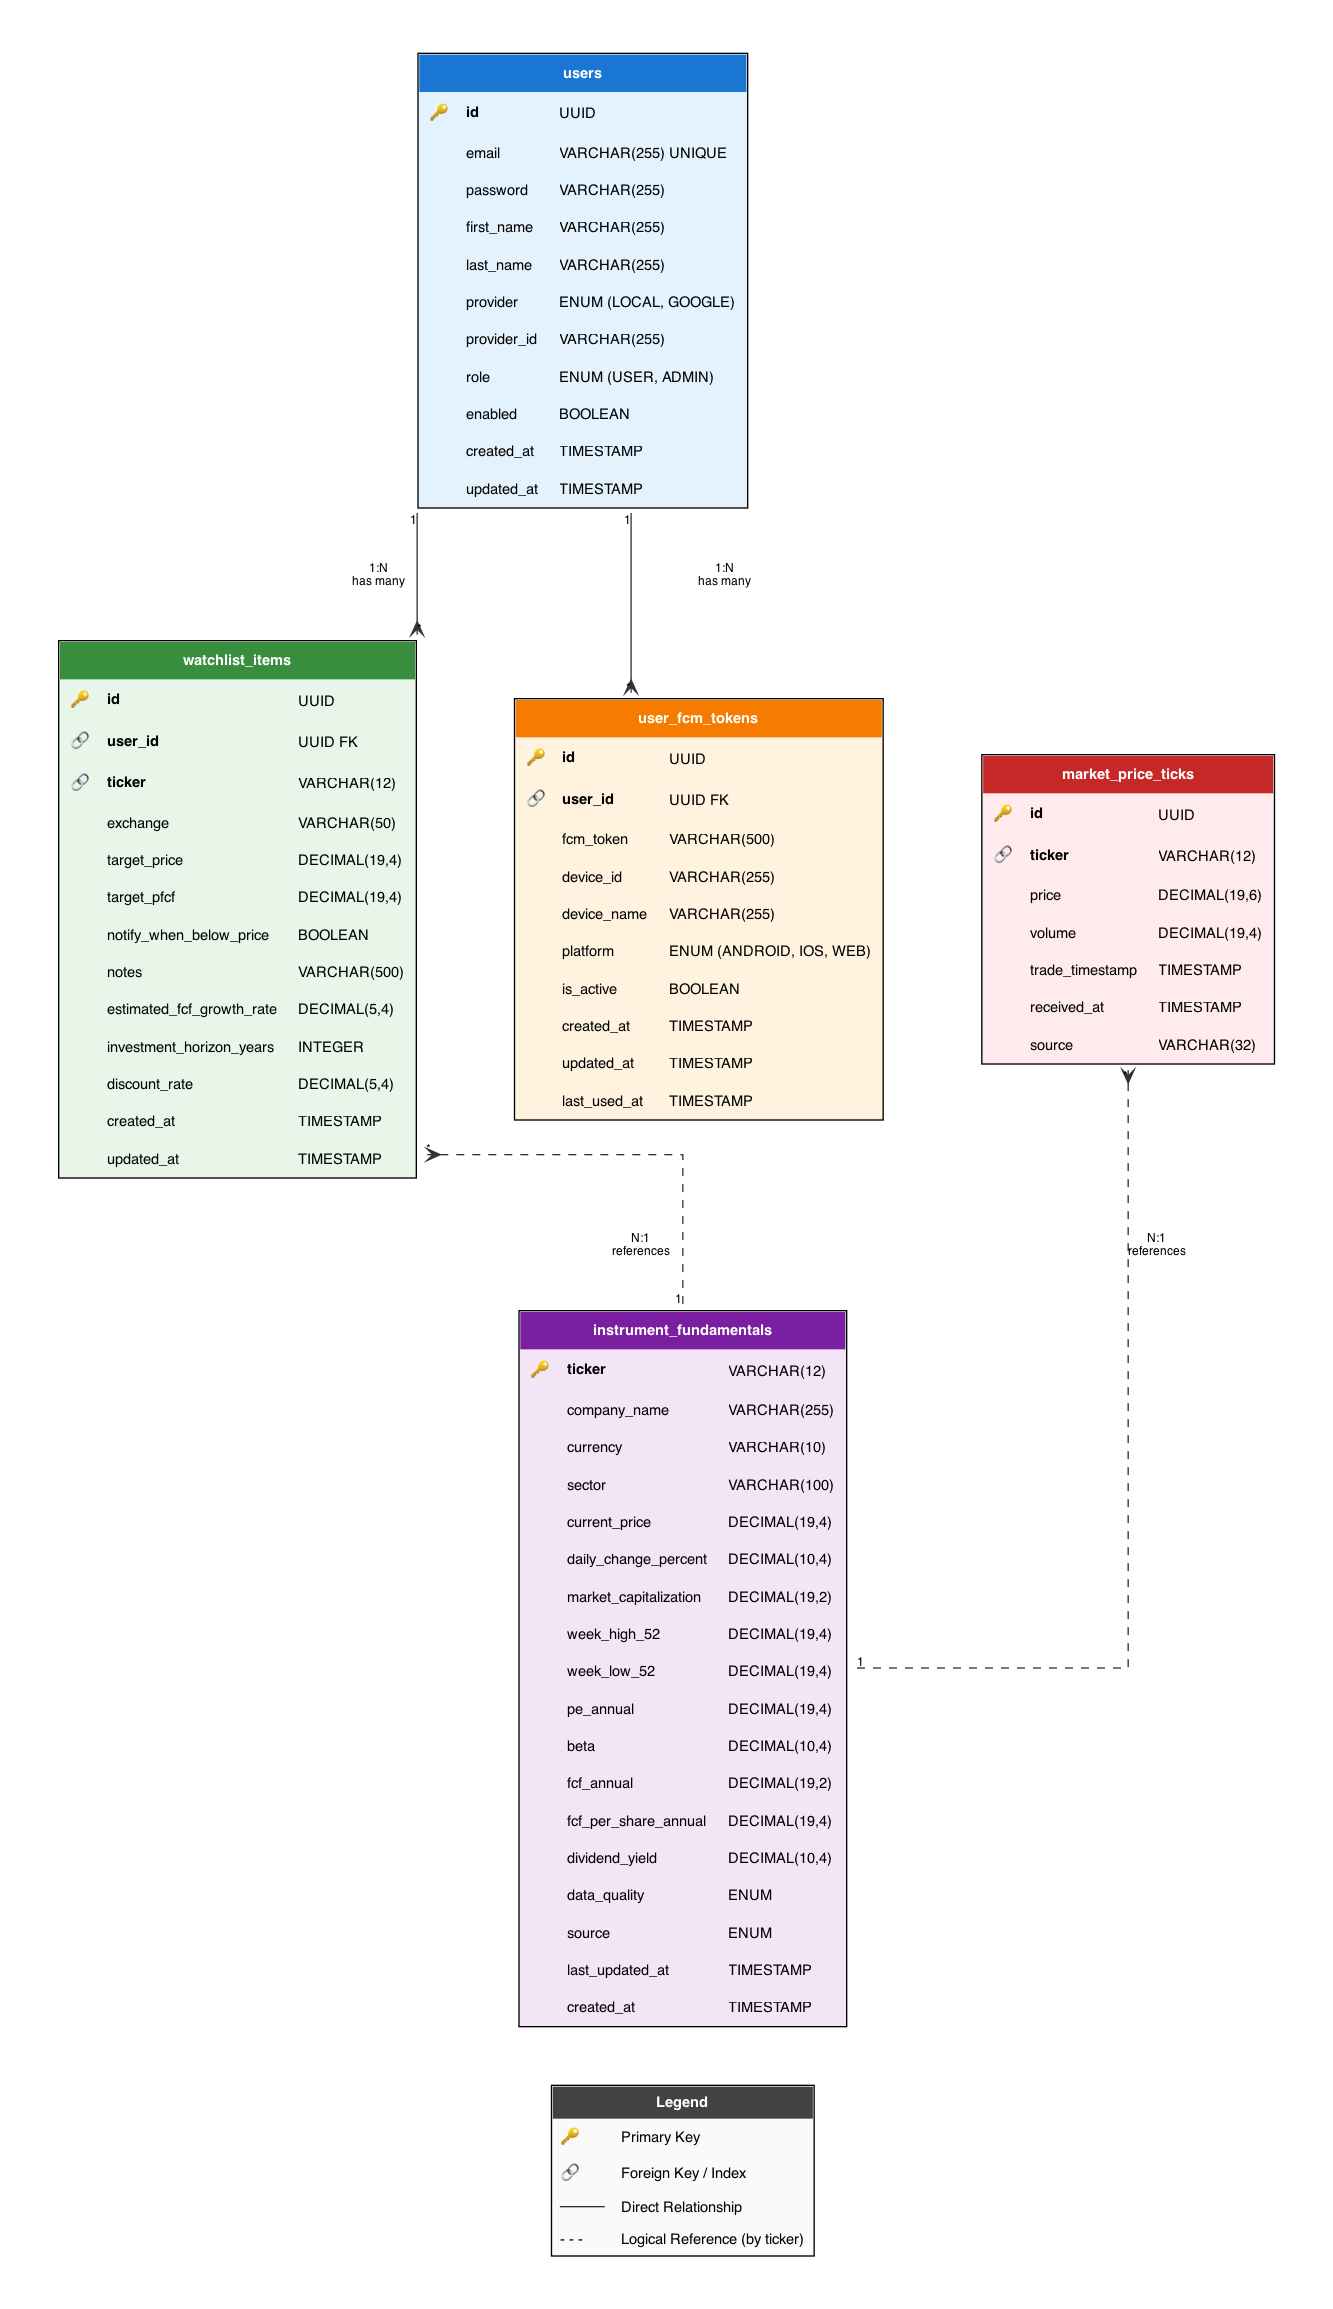

Here is the Python script that generated this plot:
"""
DivTracker Entity-Relationship Diagram
Database schema visualization using Graphviz DOT language
"""

import os
import subprocess

# Create a simple ER diagram using custom nodes
graph_attr = {
    "fontsize": "16",
    "bgcolor": "white",
    "pad": "0.5",
    "splines": "ortho",
    "nodesep": "1",
    "ranksep": "1.2",
}

node_attr = {
    "fontsize": "12",
    "fontname": "Helvetica",
}

edge_attr = {
    "fontsize": "10",
    "fontname": "Helvetica",
}

# Since diagrams library doesn't have ER diagram primitives,
# we'll create a text-based ER diagram using graphviz directly
er_diagram = """
digraph ER {
    graph [
        rankdir=TB,
        bgcolor=white,
        fontname="Helvetica",
        fontsize=14,
        pad=0.5,
        nodesep=0.8,
        ranksep=1.0,
        splines=ortho
    ];
    
    node [
        shape=none,
        fontname="Helvetica",
        fontsize=11
    ];
    
    edge [
        fontname="Helvetica",
        fontsize=9,
        color="#333333"
    ];

    // Users Table
    users [label=<
        <TABLE BORDER="1" CELLBORDER="0" CELLSPACING="0" CELLPADDING="8" BGCOLOR="#E3F2FD">
            <TR><TD COLSPAN="3" BGCOLOR="#1976D2"><FONT COLOR="white"><B>users</B></FONT></TD></TR>
            <TR><TD ALIGN="LEFT">🔑</TD><TD ALIGN="LEFT"><B>id</B></TD><TD ALIGN="LEFT">UUID</TD></TR>
            <TR><TD ALIGN="LEFT"></TD><TD ALIGN="LEFT">email</TD><TD ALIGN="LEFT">VARCHAR(255) UNIQUE</TD></TR>
            <TR><TD ALIGN="LEFT"></TD><TD ALIGN="LEFT">password</TD><TD ALIGN="LEFT">VARCHAR(255)</TD></TR>
            <TR><TD ALIGN="LEFT"></TD><TD ALIGN="LEFT">first_name</TD><TD ALIGN="LEFT">VARCHAR(255)</TD></TR>
            <TR><TD ALIGN="LEFT"></TD><TD ALIGN="LEFT">last_name</TD><TD ALIGN="LEFT">VARCHAR(255)</TD></TR>
            <TR><TD ALIGN="LEFT"></TD><TD ALIGN="LEFT">provider</TD><TD ALIGN="LEFT">ENUM (LOCAL, GOOGLE)</TD></TR>
            <TR><TD ALIGN="LEFT"></TD><TD ALIGN="LEFT">provider_id</TD><TD ALIGN="LEFT">VARCHAR(255)</TD></TR>
            <TR><TD ALIGN="LEFT"></TD><TD ALIGN="LEFT">role</TD><TD ALIGN="LEFT">ENUM (USER, ADMIN)</TD></TR>
            <TR><TD ALIGN="LEFT"></TD><TD ALIGN="LEFT">enabled</TD><TD ALIGN="LEFT">BOOLEAN</TD></TR>
            <TR><TD ALIGN="LEFT"></TD><TD ALIGN="LEFT">created_at</TD><TD ALIGN="LEFT">TIMESTAMP</TD></TR>
            <TR><TD ALIGN="LEFT"></TD><TD ALIGN="LEFT">updated_at</TD><TD ALIGN="LEFT">TIMESTAMP</TD></TR>
        </TABLE>
    >];

    // Watchlist Items Table
    watchlist_items [label=<
        <TABLE BORDER="1" CELLBORDER="0" CELLSPACING="0" CELLPADDING="8" BGCOLOR="#E8F5E9">
            <TR><TD COLSPAN="3" BGCOLOR="#388E3C"><FONT COLOR="white"><B>watchlist_items</B></FONT></TD></TR>
            <TR><TD ALIGN="LEFT">🔑</TD><TD ALIGN="LEFT"><B>id</B></TD><TD ALIGN="LEFT">UUID</TD></TR>
            <TR><TD ALIGN="LEFT">🔗</TD><TD ALIGN="LEFT"><B>user_id</B></TD><TD ALIGN="LEFT">UUID FK</TD></TR>
            <TR><TD ALIGN="LEFT">🔗</TD><TD ALIGN="LEFT"><B>ticker</B></TD><TD ALIGN="LEFT">VARCHAR(12)</TD></TR>
            <TR><TD ALIGN="LEFT"></TD><TD ALIGN="LEFT">exchange</TD><TD ALIGN="LEFT">VARCHAR(50)</TD></TR>
            <TR><TD ALIGN="LEFT"></TD><TD ALIGN="LEFT">target_price</TD><TD ALIGN="LEFT">DECIMAL(19,4)</TD></TR>
            <TR><TD ALIGN="LEFT"></TD><TD ALIGN="LEFT">target_pfcf</TD><TD ALIGN="LEFT">DECIMAL(19,4)</TD></TR>
            <TR><TD ALIGN="LEFT"></TD><TD ALIGN="LEFT">notify_when_below_price</TD><TD ALIGN="LEFT">BOOLEAN</TD></TR>
            <TR><TD ALIGN="LEFT"></TD><TD ALIGN="LEFT">notes</TD><TD ALIGN="LEFT">VARCHAR(500)</TD></TR>
            <TR><TD ALIGN="LEFT"></TD><TD ALIGN="LEFT">estimated_fcf_growth_rate</TD><TD ALIGN="LEFT">DECIMAL(5,4)</TD></TR>
            <TR><TD ALIGN="LEFT"></TD><TD ALIGN="LEFT">investment_horizon_years</TD><TD ALIGN="LEFT">INTEGER</TD></TR>
            <TR><TD ALIGN="LEFT"></TD><TD ALIGN="LEFT">discount_rate</TD><TD ALIGN="LEFT">DECIMAL(5,4)</TD></TR>
            <TR><TD ALIGN="LEFT"></TD><TD ALIGN="LEFT">created_at</TD><TD ALIGN="LEFT">TIMESTAMP</TD></TR>
            <TR><TD ALIGN="LEFT"></TD><TD ALIGN="LEFT">updated_at</TD><TD ALIGN="LEFT">TIMESTAMP</TD></TR>
        </TABLE>
    >];

    // User FCM Tokens Table
    user_fcm_tokens [label=<
        <TABLE BORDER="1" CELLBORDER="0" CELLSPACING="0" CELLPADDING="8" BGCOLOR="#FFF3E0">
            <TR><TD COLSPAN="3" BGCOLOR="#F57C00"><FONT COLOR="white"><B>user_fcm_tokens</B></FONT></TD></TR>
            <TR><TD ALIGN="LEFT">🔑</TD><TD ALIGN="LEFT"><B>id</B></TD><TD ALIGN="LEFT">UUID</TD></TR>
            <TR><TD ALIGN="LEFT">🔗</TD><TD ALIGN="LEFT"><B>user_id</B></TD><TD ALIGN="LEFT">UUID FK</TD></TR>
            <TR><TD ALIGN="LEFT"></TD><TD ALIGN="LEFT">fcm_token</TD><TD ALIGN="LEFT">VARCHAR(500)</TD></TR>
            <TR><TD ALIGN="LEFT"></TD><TD ALIGN="LEFT">device_id</TD><TD ALIGN="LEFT">VARCHAR(255)</TD></TR>
            <TR><TD ALIGN="LEFT"></TD><TD ALIGN="LEFT">device_name</TD><TD ALIGN="LEFT">VARCHAR(255)</TD></TR>
            <TR><TD ALIGN="LEFT"></TD><TD ALIGN="LEFT">platform</TD><TD ALIGN="LEFT">ENUM (ANDROID, IOS, WEB)</TD></TR>
            <TR><TD ALIGN="LEFT"></TD><TD ALIGN="LEFT">is_active</TD><TD ALIGN="LEFT">BOOLEAN</TD></TR>
            <TR><TD ALIGN="LEFT"></TD><TD ALIGN="LEFT">created_at</TD><TD ALIGN="LEFT">TIMESTAMP</TD></TR>
            <TR><TD ALIGN="LEFT"></TD><TD ALIGN="LEFT">updated_at</TD><TD ALIGN="LEFT">TIMESTAMP</TD></TR>
            <TR><TD ALIGN="LEFT"></TD><TD ALIGN="LEFT">last_used_at</TD><TD ALIGN="LEFT">TIMESTAMP</TD></TR>
        </TABLE>
    >];

    // Instrument Fundamentals Table
    instrument_fundamentals [label=<
        <TABLE BORDER="1" CELLBORDER="0" CELLSPACING="0" CELLPADDING="8" BGCOLOR="#F3E5F5">
            <TR><TD COLSPAN="3" BGCOLOR="#7B1FA2"><FONT COLOR="white"><B>instrument_fundamentals</B></FONT></TD></TR>
            <TR><TD ALIGN="LEFT">🔑</TD><TD ALIGN="LEFT"><B>ticker</B></TD><TD ALIGN="LEFT">VARCHAR(12)</TD></TR>
            <TR><TD ALIGN="LEFT"></TD><TD ALIGN="LEFT">company_name</TD><TD ALIGN="LEFT">VARCHAR(255)</TD></TR>
            <TR><TD ALIGN="LEFT"></TD><TD ALIGN="LEFT">currency</TD><TD ALIGN="LEFT">VARCHAR(10)</TD></TR>
            <TR><TD ALIGN="LEFT"></TD><TD ALIGN="LEFT">sector</TD><TD ALIGN="LEFT">VARCHAR(100)</TD></TR>
            <TR><TD ALIGN="LEFT"></TD><TD ALIGN="LEFT">current_price</TD><TD ALIGN="LEFT">DECIMAL(19,4)</TD></TR>
            <TR><TD ALIGN="LEFT"></TD><TD ALIGN="LEFT">daily_change_percent</TD><TD ALIGN="LEFT">DECIMAL(10,4)</TD></TR>
            <TR><TD ALIGN="LEFT"></TD><TD ALIGN="LEFT">market_capitalization</TD><TD ALIGN="LEFT">DECIMAL(19,2)</TD></TR>
            <TR><TD ALIGN="LEFT"></TD><TD ALIGN="LEFT">week_high_52</TD><TD ALIGN="LEFT">DECIMAL(19,4)</TD></TR>
            <TR><TD ALIGN="LEFT"></TD><TD ALIGN="LEFT">week_low_52</TD><TD ALIGN="LEFT">DECIMAL(19,4)</TD></TR>
            <TR><TD ALIGN="LEFT"></TD><TD ALIGN="LEFT">pe_annual</TD><TD ALIGN="LEFT">DECIMAL(19,4)</TD></TR>
            <TR><TD ALIGN="LEFT"></TD><TD ALIGN="LEFT">beta</TD><TD ALIGN="LEFT">DECIMAL(10,4)</TD></TR>
            <TR><TD ALIGN="LEFT"></TD><TD ALIGN="LEFT">fcf_annual</TD><TD ALIGN="LEFT">DECIMAL(19,2)</TD></TR>
            <TR><TD ALIGN="LEFT"></TD><TD ALIGN="LEFT">fcf_per_share_annual</TD><TD ALIGN="LEFT">DECIMAL(19,4)</TD></TR>
            <TR><TD ALIGN="LEFT"></TD><TD ALIGN="LEFT">dividend_yield</TD><TD ALIGN="LEFT">DECIMAL(10,4)</TD></TR>
            <TR><TD ALIGN="LEFT"></TD><TD ALIGN="LEFT">data_quality</TD><TD ALIGN="LEFT">ENUM</TD></TR>
            <TR><TD ALIGN="LEFT"></TD><TD ALIGN="LEFT">source</TD><TD ALIGN="LEFT">ENUM</TD></TR>
            <TR><TD ALIGN="LEFT"></TD><TD ALIGN="LEFT">last_updated_at</TD><TD ALIGN="LEFT">TIMESTAMP</TD></TR>
            <TR><TD ALIGN="LEFT"></TD><TD ALIGN="LEFT">created_at</TD><TD ALIGN="LEFT">TIMESTAMP</TD></TR>
        </TABLE>
    >];

    // Market Price Ticks Table
    market_price_ticks [label=<
        <TABLE BORDER="1" CELLBORDER="0" CELLSPACING="0" CELLPADDING="8" BGCOLOR="#FFEBEE">
            <TR><TD COLSPAN="3" BGCOLOR="#C62828"><FONT COLOR="white"><B>market_price_ticks</B></FONT></TD></TR>
            <TR><TD ALIGN="LEFT">🔑</TD><TD ALIGN="LEFT"><B>id</B></TD><TD ALIGN="LEFT">UUID</TD></TR>
            <TR><TD ALIGN="LEFT">🔗</TD><TD ALIGN="LEFT"><B>ticker</B></TD><TD ALIGN="LEFT">VARCHAR(12)</TD></TR>
            <TR><TD ALIGN="LEFT"></TD><TD ALIGN="LEFT">price</TD><TD ALIGN="LEFT">DECIMAL(19,6)</TD></TR>
            <TR><TD ALIGN="LEFT"></TD><TD ALIGN="LEFT">volume</TD><TD ALIGN="LEFT">DECIMAL(19,4)</TD></TR>
            <TR><TD ALIGN="LEFT"></TD><TD ALIGN="LEFT">trade_timestamp</TD><TD ALIGN="LEFT">TIMESTAMP</TD></TR>
            <TR><TD ALIGN="LEFT"></TD><TD ALIGN="LEFT">received_at</TD><TD ALIGN="LEFT">TIMESTAMP</TD></TR>
            <TR><TD ALIGN="LEFT"></TD><TD ALIGN="LEFT">source</TD><TD ALIGN="LEFT">VARCHAR(32)</TD></TR>
        </TABLE>
    >];

    // Relationships
    users -> watchlist_items [
        label="1:N\\nhas many",
        headlabel="*",
        taillabel="1",
        dir=both,
        arrowhead=crow,
        arrowtail=none
    ];
    
    users -> user_fcm_tokens [
        label="1:N\\nhas many",
        headlabel="*",
        taillabel="1",
        dir=both,
        arrowhead=crow,
        arrowtail=none
    ];
    
    watchlist_items -> instrument_fundamentals [
        label="N:1\\nreferences",
        style=dashed,
        headlabel="1",
        taillabel="*",
        dir=both,
        arrowhead=none,
        arrowtail=crow
    ];
    
    market_price_ticks -> instrument_fundamentals [
        label="N:1\\nreferences",
        style=dashed,
        headlabel="1",
        taillabel="*",
        dir=both,
        arrowhead=none,
        arrowtail=crow
    ];

    // Legend
    legend [label=<
        <TABLE BORDER="1" CELLBORDER="0" CELLSPACING="0" CELLPADDING="6" BGCOLOR="#FAFAFA">
            <TR><TD COLSPAN="2" BGCOLOR="#424242"><FONT COLOR="white"><B>Legend</B></FONT></TD></TR>
            <TR><TD ALIGN="LEFT">🔑</TD><TD ALIGN="LEFT">Primary Key</TD></TR>
            <TR><TD ALIGN="LEFT">🔗</TD><TD ALIGN="LEFT">Foreign Key / Index</TD></TR>
            <TR><TD ALIGN="LEFT">───</TD><TD ALIGN="LEFT">Direct Relationship</TD></TR>
            <TR><TD ALIGN="LEFT">- - -</TD><TD ALIGN="LEFT">Logical Reference (by ticker)</TD></TR>
        </TABLE>
    >];

    // Position legend
    { rank=sink; legend; }
}
"""

def generate():
    """Generate the ER diagram."""
    output_path = os.path.join(os.path.dirname(__file__), "entity_relationship")
    
    # Write the DOT file
    dot_path = output_path + ".dot"
    with open(dot_path, "w") as f:
        f.write(er_diagram)
    
    # Generate PNG using graphviz
    import subprocess
    result = subprocess.run(
        ["dot", "-Tpng", dot_path, "-o", output_path + ".png"],
        capture_output=True,
        text=True
    )
    
    if result.returncode == 0:
        # Clean up DOT file
        os.remove(dot_path)
        return True
    else:
        print(f"Error generating diagram: {result.stderr}")
        return False

if __name__ == "__main__":
    if generate():
        print("✅ Generated entity_relationship.png")
    else:
        print("❌ Failed to generate diagram")
